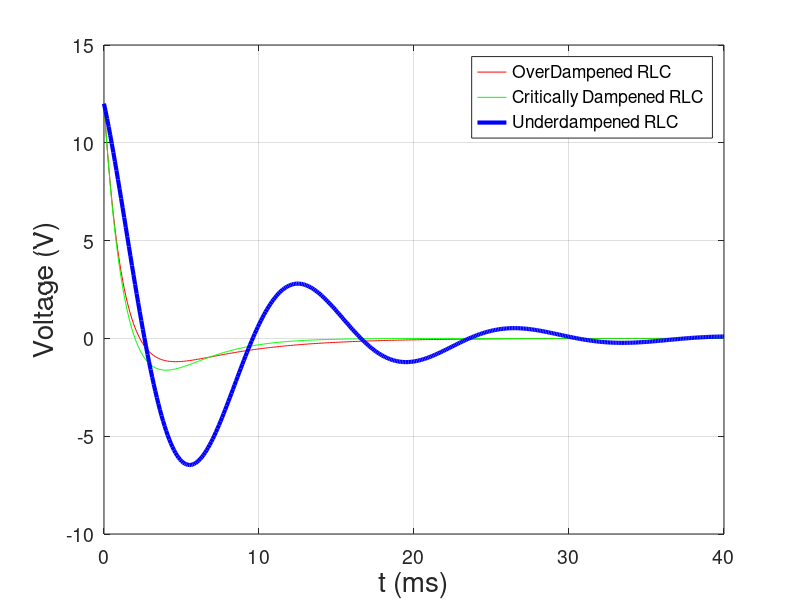

Reproduce this figure in MATLAB. (Note: this script raises an error after producing the figure.)
% Ian Woodbury
% 9/19/21
% ECE 202 Fall 2021 MATLAB Exercise M4
% Plotting different graphs in terms of x(distanvce in meters) and t
% (time in s or ms) Each graph labeled in their own section

clear

% ------Three Dampings for paralled RLC ------

    tm = linspace(0, 40, 400); % time tm, in milliseconds(ms)
    t = tm/1000;     % tm converted to seconds for calulcations in equations
    v1 = 16*exp(-800*t) - 4*exp(-200*t); % all 3 are equations 
    v2 = exp(-500*t).*(12 - 6000*t); % for voltage over time
    v3 = exp(-120*t).*(12*cos(450*t) - 5*sin(450*t));
    plot (tm, v1, 'r', tm, v2, 'g' , tm, v3, 'b', 'LineWidth', 3) % plots
    % all voltage equations in terms of tm(ms) and Voltage(V), and sets
    % the color of v1, v2, and v3 to red, green, and blue respectively
    grid on                             
    legend('OverDampened RLC', 'Critically Dampened RLC', ...
        'Underdampened RLC', 'Fontsize', 14) % legend to match each color to
    % its proper equations
    set(gca, 'FontSize', 14)    % sets the font size for axis values
    xlabel('t (ms)', 'FontSize', 20);
    ylabel('Voltage (V)','FontSize', 20);
    title("ECE 202 MATLab Exercise M4 Part (d): \newline Three Dampings" ...
        + " for parallel RLC", 'FontSize', 24)
    % creates the title for the graph, M4, and the given graph
